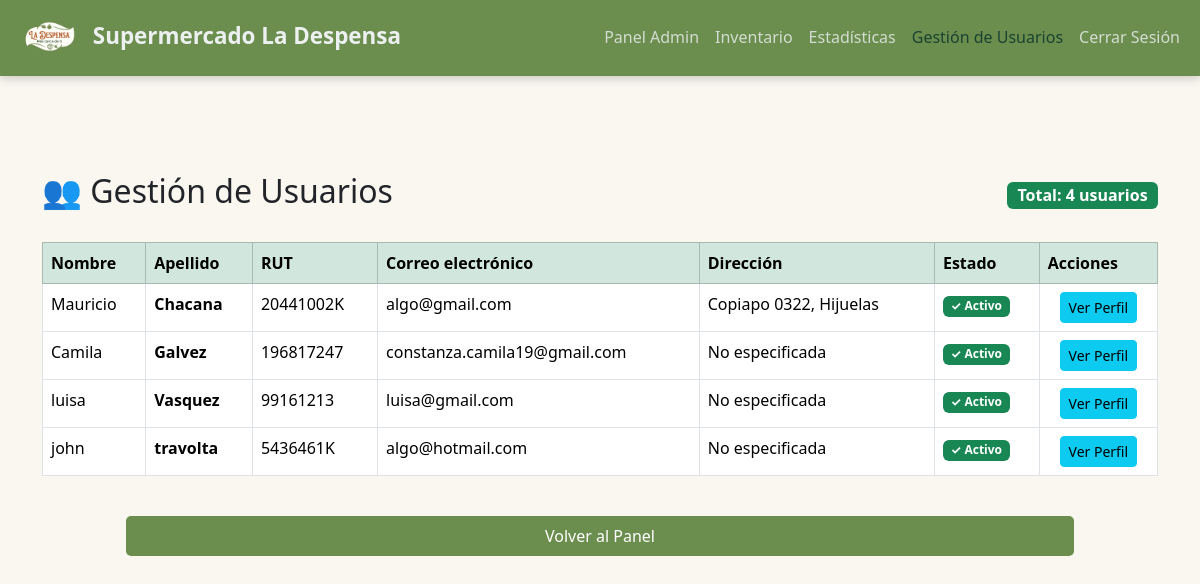
Screenshot of /vistas_admin/administracion_usuarios_admin/ (signed in) with the database file from the repository.
### supermercado/models.py (models this page shows, shortened)
class PerfilCliente(models.Model):
    usuario = models.OneToOneField(User, on_delete=models.CASCADE, related_name='perfil')
    rut = models.CharField(max_length=12, unique=True, blank=True, null=True)
    direccion = models.TextField(blank=True, null=True, verbose_name="Dirección de domicilio")
    telefono = models.CharField(max_length=15, blank=True, null=True)
    class Meta:
        verbose_name = 'Perfil de Cliente'
        verbose_name_plural = 'Perfiles de Clientes'

### supermercado/views.py (the view)
# urls.py: path('vistas_admin/administracion_usuarios_admin/', views.administracion_usuarios_admin, name='administracion_usuarios_admin'),
@user_passes_test(es_administrador)
def administracion_usuarios_admin(request):
    usuarios = User.objects.all().filter(is_superuser=False, is_staff=False).order_by('last_name')
    lista_usuarios = []
    for user in usuarios:
        lista_usuarios.append({
            'id': user.id,
            'first_name': user.first_name if user.first_name else "No especificado",
            'last_name': user.last_name if user.last_name else "No especificado",
            'rut': user.perfil.rut if hasattr(user, 'perfil') and user.perfil.rut else "No especificado",
            'email': user.email,
            'direccion': user.perfil.direccion if hasattr(user, 'perfil') and user.perfil.direccion else "No especificada",
            'is_active': user.is_active,
            'is_staff': user.is_staff,
        })
    context = {
        'usuarios': lista_usuarios,
        'total_usuarios': len(lista_usuarios)
    }
    return render(request, 'vistas_admin/administracion_usuarios_admin.html',context)

### supermercado/autenticacion_login.py (called while the page is built)
    def get_user(self, user_id):
        try:
            return User.objects.get(pk=user_id)
        except User.DoesNotExist:
            return None

### supermercado/context_processors.py (called while the page is built)
def usuario_context(request):
    return {
        'user': request.user
    }

def carrito_context(request):
    cantidad_items = 0
    if request.user.is_authenticated and not request.user.is_staff:
        carrito, created = Carrito.objects.get_or_create(usuario=request.user)
        cantidad_items = carrito.get_cantidad_items()
    return {
        'cantidad_items': cantidad_items
    }

### supermercado/views.py (called while the page is built)
def es_administrador(user):
    return user.is_authenticated and user.is_staff

### supermercado/templates/vistas_admin/administracion_usuarios_admin.html (shortened to what this page needs)
{% load static %}
<!DOCTYPE html>
<html lang="en">
<head>
    <link href="https://cdn.jsdelivr.net/npm/bootstrap@5.3.2/dist/css/bootstrap.min.css" rel="stylesheet">
    <link rel="stylesheet" href="{% static 'css/design.css' %}">
</head>
<body>
    <nav class="navbar navbar-expand-lg mi-nav-personalizada fixed-top">
        <div class="container-fluid">
            <a class="navbar-brand" href="">
                <img src="{% static 'imagenes/imagenes_propaganda/la_desp_logo.png' %}" alt="" id="logo">
                <span class="texto_marca">Supermercado La Despensa</span>
            </a>
            <div class="collapse navbar-collapse" id="navbarNavDropdown">
                <ul class="navbar-nav ms-auto">
                    <li class="nav-item"><a class="nav-link" href="{% url 'panel_admin' %}">Panel Admin</a></li>
                    <li class="nav-item"><a class="nav-link" href="{% url 'inventario_admin' %}">Inventario</a></li>
                    <li class="nav-item"><a class="nav-link" href="{% url 'estadisticas_admin' %}">Estadísticas</a></li>
                    <li class="nav-item"><a class="nav-link active" href="{% url 'administracion_usuarios_admin' %}">Gestión de Usuarios</a></li>
                    <li class="nav-item"><a class="nav-link" href="{% url 'logout' %}">Cerrar Sesión</a></li>
                </ul>
            </div>
        </div>
    </nav>
    <div class="container mt-5 pt-5">
        <div class="d-flex justify-content-between align-items-center mb-4">
            <h2>👥 Gestión de Usuarios</h2>
            <span class="badge bg-success fs-6">Total: {{ total_usuarios }} usuarios</span>
        </div>
        <div class="table-responsive">
            <table class="table table-bordered table-hover">
                <thead class="table-success">
                    <tr>
                        <th>Nombre</th>
                        <th>Apellido</th>
                        <th>RUT</th>
                        <th>Correo electrónico</th>
                        <th>Dirección</th>
                        <th>Estado</th>
                        <th>Acciones</th>
                    </tr>
                </thead>
                <tbody>
                    {% for usuario in usuarios %}
                    <tr>
                        <td>{{ usuario.first_name }}</td>
                        <td><strong>{{ usuario.last_name }}</strong></td>
                        <td>{{ usuario.rut }}</td>
                        <td>{{ usuario.email }}</td>
                        <td>{{ usuario.direccion }}</td>
                        <td>
                            {% if usuario.is_active %}
                            <span class="badge bg-success">✓ Activo</span>
                            {% else %}
                            <span class="badge bg-secondary">✗ Inactivo</span>
                            {% endif %}
                        </td>
                        <td class="text-center">
                            <a href="{% url 'vista_perfil_admin' usuario.id %}" class="btn btn-info btn-sm">
                                Ver Perfil
                            </a>
                        </td>
                    </tr>
                    {% empty %}
                    <tr>
                        <td colspan="6" class="text-center">No hay usuarios registrados</td>
                    </tr>
                    {% endfor %}
                </tbody>
            </table>
        </div>
        <div class="mt-4 text-center">
            <a href="{% url 'panel_admin' %}" class="btn btn-verde">Volver al Panel</a>
        </div>
    </div>
</body>
</html>

### supermercado/estatico/css/design.css (style rules this page uses)
body { padding-top: 76px; background-color: #F9F7F0; flex-direction: column; min-height: 100vh; margin: 0; display: flex; }
.mi-nav-personalizada { background-color: #6B8E4E !important; box-shadow: 0 2px 10px rgba(0,0,0,0.2); }
.mi-nav-personalizada .navbar-brand { color: #ecf0f1 !important; font-weight: bold; font-size: 1.4rem; }
.mi-nav-personalizada .nav-link { color: rgba(236, 240, 241, 0.8) !important; border-bottom: 2px solid transparent; transition: all 0.3s ease; }
.mi-nav-personalizada .nav-link.active { color: #1A4331 !important; font-weight: 500; }
.mi-nav-personalizada #logo { height: 50px; width: auto; }
.btn-verde { background-color: #6B8E4E; color: white; border: none; width: 85%; padding: 8px 12px; border-radius: 5px; text-decoration: none; text-align: center; display: block; margin: 10px auto 0 auto; transition: background-color 0.2s; }

### rows the page displays
PerfilCliente: rut "20441002K", direccion "Copiapo 0322, Hijuelas"
PerfilCliente: rut "196817247"
PerfilCliente: rut "99161213"
PerfilCliente: rut "5436461K"

### other values shown
{{ total_usuarios }} "4"
{{ usuario.first_name }} "Mauricio" "Camila" "luisa" "john"
{{ usuario.last_name }} "Chacana" "Galvez" "Vasquez" "travolta"
{{ usuario.email }} "algo@gmail.com" "constanza.camila19@gmail.com" "luisa@gmail.com" "algo@hotmail.com"
{{ usuario.direccion }} "No especificada" "No especificada" "No especificada"
